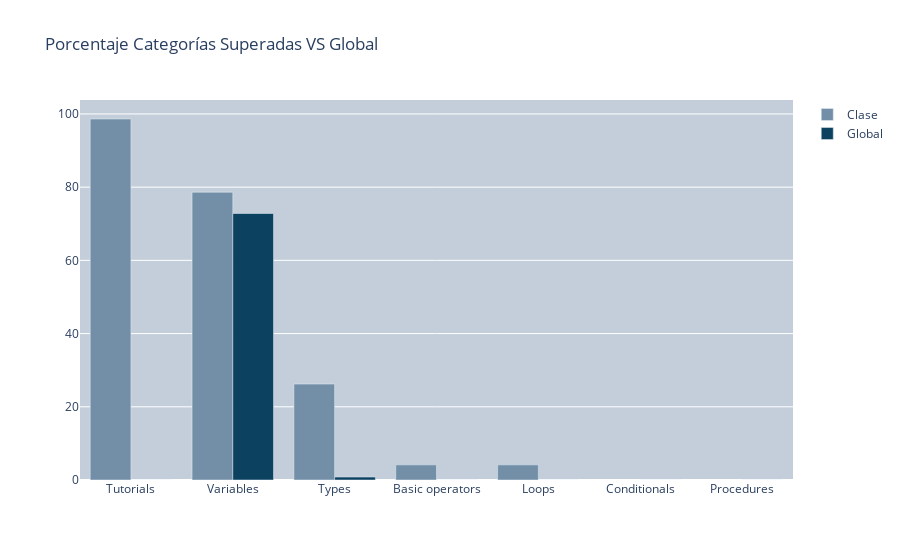
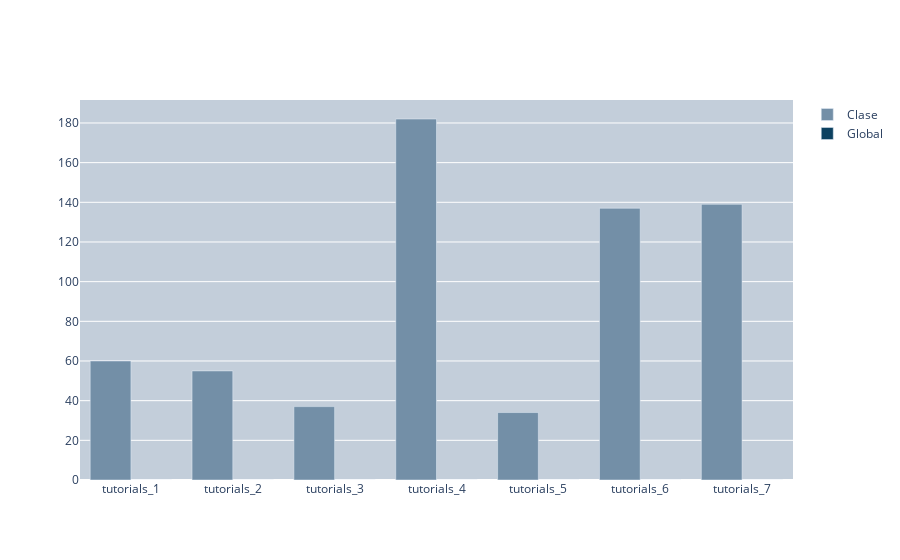
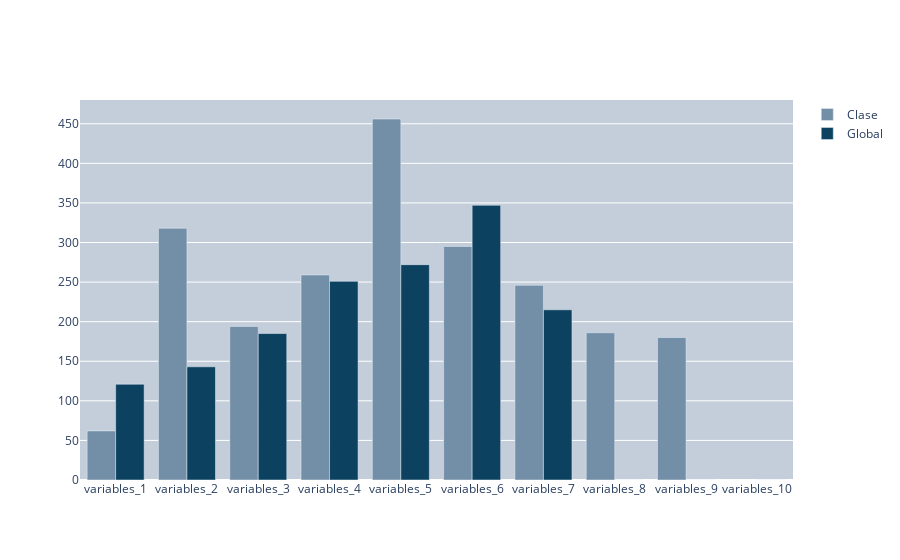
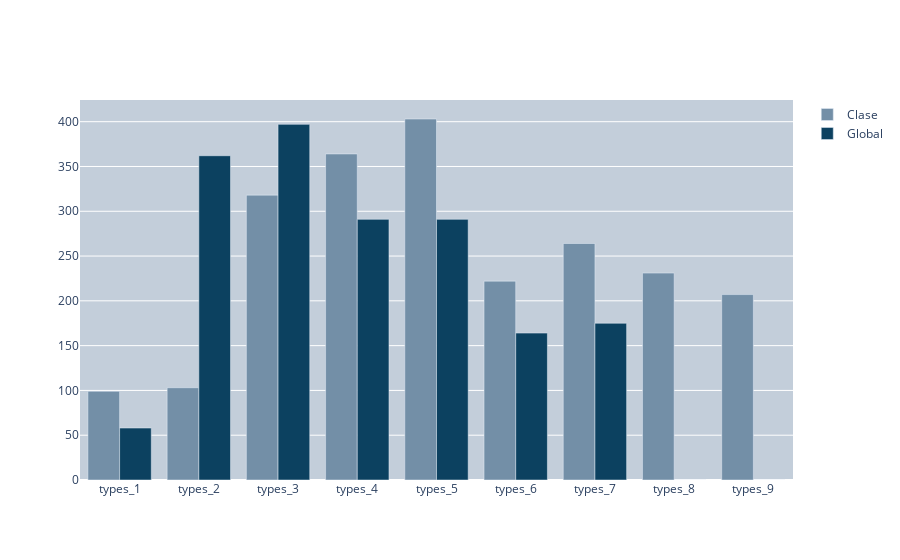

Notebook code for these charts, in order:
### Code cell
getChartComparativas(tiemposMedios["listaNiveles"], tiemposMedios["mediaTiempos"], ultNivelAlcanzado, len(ultNivelAlcanzado))

### Figure 1 — Plotly figure (JSON) as saved in the notebook; plotly's stock layout.template omitted (floating-point values rounded to 4 significant figures)
{"data": [{"hovertemplate": "<b>%{y}%</b>", "marker": {"color": "#738FA7"}, "name": "Clase", "type": "bar", "x": ["Tutorials", "Variables", "Types", "Basic operators", "Loops"], "y": [98.62, 78.62, 26.21, 4.14, 4.14]}, {"hovertemplate": "<b>%{y}%</b>", "marker": {"color": "#0C4160"}, "name": "Global", "type": "bar", "x": ["Tutorials", "Variables", "Types", "Basic operators", "Loops", "Conditionals", "Procedures"], "y": [0, 72.8, 0.8, 0, 0, 0, 0]}], "layout": {"barmode": "group", "plot_bgcolor": "#C3CEDA", "title": {"text": "Porcentaje Categorías Superadas VS Global"}}}

### Figure 2 — Plotly figure (JSON) as saved in the notebook; plotly's stock layout.template omitted (floating-point values rounded to 4 significant figures)
{"data": [{"hovertemplate": "<b>%{y}s</b>", "marker": {"color": "#738FA7"}, "name": "Clase", "type": "bar", "x": ["tutorials_1", "tutorials_2", "tutorials_3", "tutorials_4", "tutorials_5", "tutorials_6", "tutorials_7"], "y": [60, 55, 37, 182, 34, 137, 139]}, {"hovertemplate": "<b>%{y}s</b>", "marker": {"color": "#0C4160"}, "name": "Global", "type": "bar", "x": ["tutorials_1", "tutorials_2", "tutorials_3", "tutorials_4", "tutorials_5", "tutorials_6", "tutorials_7"], "y": [0, 0, 0, 0, 0, 0, 0]}], "layout": {"barmode": "group", "plot_bgcolor": "#C3CEDA"}}

### Figure 3 — Plotly figure (JSON) as saved in the notebook; plotly's stock layout.template omitted (floating-point values rounded to 4 significant figures)
{"data": [{"hovertemplate": "<b>%{y}s</b>", "marker": {"color": "#738FA7"}, "name": "Clase", "type": "bar", "x": ["variables_1", "variables_2", "variables_3", "variables_4", "variables_5", "variables_6", "variables_7", "variables_8", "variables_9"], "y": [62, 318, 194, 259, 456, 295, 246, 186, 180]}, {"hovertemplate": "<b>%{y}s</b>", "marker": {"color": "#0C4160"}, "name": "Global", "type": "bar", "x": ["variables_1", "variables_2", "variables_3", "variables_4", "variables_5", "variables_6", "variables_7", "variables_8", "variables_9", "variables_10"], "y": [121, 143, 185, 251, 272, 347, 215, 0, 0, 0]}], "layout": {"barmode": "group", "plot_bgcolor": "#C3CEDA"}}

### Figure 4 — Plotly figure (JSON) as saved in the notebook; plotly's stock layout.template omitted (floating-point values rounded to 4 significant figures)
{"data": [{"hovertemplate": "<b>%{y}s</b>", "marker": {"color": "#738FA7"}, "name": "Clase", "type": "bar", "x": ["types_1", "types_2", "types_3", "types_4", "types_5", "types_6", "types_7", "types_8", "types_9"], "y": [99, 103, 318, 364, 403, 222, 264, 231, 207]}, {"hovertemplate": "<b>%{y}s</b>", "marker": {"color": "#0C4160"}, "name": "Global", "type": "bar", "x": ["types_1", "types_2", "types_3", "types_4", "types_5", "types_6", "types_7", "types_8", "types_9"], "y": [58, 362, 397, 291, 291, 164, 175, 0, 0]}], "layout": {"barmode": "group", "plot_bgcolor": "#C3CEDA"}}
